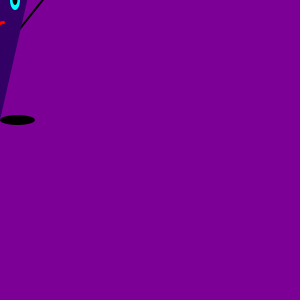
Frame 1 (no input)
Frame 60 (the mouse pressed at the canvas centre just before this capture): identical to frame 1, image omitted
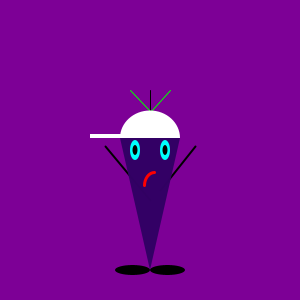
Frame 120 (the mouse held since frame 60 and released just before this capture)

The Processing sketch that drew these frames (run headless with seeded random() and noise(); from frame 60 on, the mouse is pressed at the canvas centre):

// Processing sketch: processing_41175
// ── processing_41175.pde

// Exercise: 3-2

void setup() { 
// Skrev fel först. Skrev "void Setup" istället för "void setup". 
//Det gick att exportera sketchen men endast en liten del av kepsen syntes.

  size(300, 300);
}


void draw() {
  
  background (125,0,150); // R, G, B bg-color
  smooth ();

  rectMode (CENTER);
  ellipseMode (CENTER);


  // HAIR - - 
  // sroke in the middle
  strokeWeight (1);
  stroke (0);
  line (mouseX, mouseY-60, mouseX, mouseY-20);
  // line (15, 25, 150, 75);


  // stroke angel to left
  stroke(0, 255, 0, 255);
  // line(125, 25, 150, 75);
  line(mouseX-20, mouseY-60, mouseX, mouseY-39);

  // stroke angel to right
  stroke(0, 255, 0, 255);
  // line(175, 25, 150, 75);
  line(mouseX+1, mouseY-39, mouseX+20, mouseY-60);
  
  // HAIR STOP - -


  // ARMS START
  strokeWeight(2);
  stroke(0);
  line (mouseX-45, mouseY-4, mouseX, mouseY+50); // Left arm.
  line (mouseX+10, mouseY+40, mouseX+45, mouseY-4); // Right arm.
  // line (150, 150, 190, 125);
  // line (150, 150, 110, 125);
  // ARMS STOP



  // BODY START - -
  noStroke();
  fill(50, 0, 100, 250);

  // triangle
  // quad (120, 100, 180, 100, 150, 240, 150, 240); // tog fel på quad & arc först
  quad (mouseX-30, mouseY-12, mouseX+30, mouseY-12, mouseX, mouseY+120, mouseX, mouseY+120); 
  
  /*
  Step-by-step:
  1) quad (mouseX-30, 100, 180, 100, 150, 240, 150, 240);
  2) quad (mouseX-30, 100, mouseX+30, 100, 150, 240, 150, 240);
  - - - These two rows controls the top left point - - - 
  3) quad (mouseX-30, mouseY-12, mouseX+30, mouseY-12, 150, 240, 150, 240); // Controls the top right point
  4) quad (mouseX-30, mouseY-12, mouseX+30, mouseY-12, 150, mouseY+120, 150, mouseY+120); // mouseY+120 Controls the top right point.
  5) 150 = mouseX
  */
  
  
  // BODY STOP - -

  // HAT START - - 
  // halvformad circle
  fill(255);
  arc (mouseX, mouseY-12, 60, 55, -PI, 0);
  // arc (149, 99, 60, 55, -PI, 0);
  
  rectMode(CORNER);
  rect(mouseX-60, mouseY-16, 55, 4);
  // rect(90, 95, 55, 4);
  // HAT STOP - -

  // EYES - -

  // overall eyes
  fill(0, 255, 255, 255);
  noStroke();
  ellipse (mouseX-15, mouseY, 10, 20); // To put the mouse cursor in between the two eyes. (Window size = 300 pix width / 2 = 150 pix. ellipseMode(CENTER). The center of the eye-ellipse = 135, 135 - 150 = -15)
  ellipse (mouseX+15, mouseY, 10, 20); // TO put the mouse cursor in between the two eyes. (Window size = 300 pix width / 2 = 150 pix. ellipseMode(CENTER). The center of the eye-ellipse = 135, 150 - 135 = +15)
  
  // pupiller
  fill(0);
  ellipse (mouseX-15, mouseY, 5, 10); // To put the mouse cursor in between the two eyes. (Window size = 300 pix width / 2 = 150 pix. ellipseMode(CENTER). The center of the eye-ellipse = 135, 135 - 150 = -15)
  ellipse (mouseX+15, mouseY, 5, 10); // To put the mouse cursor in between the two eyes. (Window size = 300 pix width / 2 = 150 pix. ellipseMode(CENTER). The center of the eye-ellipse = 163, 163 - 150 = +13)
  // ellipse (135, 115, 5, 10); // Functions from a previous version.
  // ellipse (163, 115, 5, 10); // Functions from a previous version.
  // EYES STOP - -


  // MOUTH START - -
  strokeWeight(3);
  stroke(255, 0, 0, 255);
  noFill();
  arc (mouseX+4, mouseY+35, 20, 25, -PI, -PI / 2);
  // arc (156, 148, 20, 25, -PI, -PI / 2);
  // MOUTH STOP - - 

  // FEETS START - -
  ellipseMode(CORNER);
  noStroke();
  fill(0);
  ellipse(mouseX, mouseY+115, 35, 10); // Lite svårt att räkna ut.
  ellipse (mouseX-35, mouseY+115, 35, 10); // Lite svårt att räkna ut.
  // ellipse(115, 232, 35, 10);
  // ellipse(150, 232, 35, 10);
  // FEETS STOP - -
}
